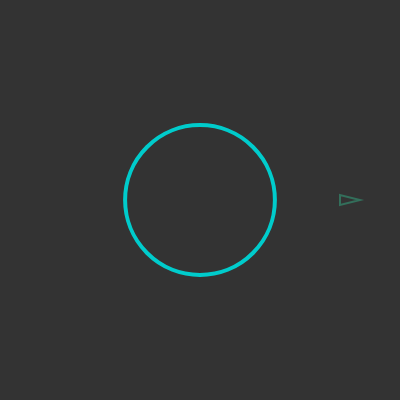
Frame 1 (no input)
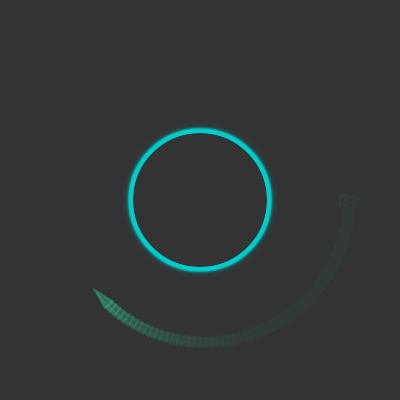
Frame 60 (no input)
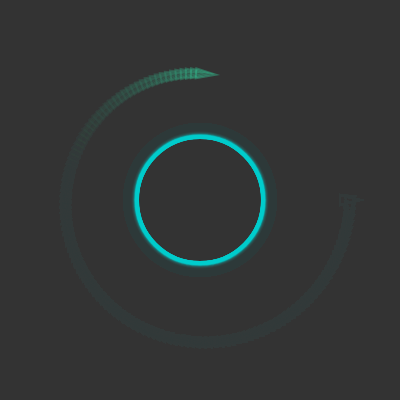
Frame 120 (the mouse pressed at the canvas centre since frame 60)

The p5.js sketch that drew these frames (run headless with seeded random() and noise() and a simulated clock; from frame 60 on, the mouse is pressed at the canvas centre):

// p5.js sketch
// ── sketch.js
"use strict";
let originx = 200;
let originy = 200;
let angle = 0;
let r = 150;
let direction = 1;
let mover;
function setup() {
    createControlledCanvas(400, 400);
    originx = width / 2;
    originy = height / 2;
    mover = PolarMover.createPolarMover(angle, r);
    background(51);
}
function draw() {
    let color2 = color(0, 204, 204, 255);
    //let color3 = color(204);
    if (runFlag) {
        background(51, 20);
        stroke(color2);
        noFill();
        strokeWeight(4);
        ellipseMode(CENTER);
        //draw polor sends push and pop
        translate(originx, originy);
        mover.setPosition(angle, r);
        mover.needsCartesian(drawMe);
        angle += 0.04;
        r -= 0.2 * direction;
        //console.log(r);
        if (r > width / 2) {
            direction = 1;
        }
        else if (r < 0) {
            direction = -1;
        }
        noFill();
        strokeWeight(4);
        ellipseMode(CENTER);
        ellipse(0, 0, r);
    }
}
function drawMe(x, y, a) {
    push();
    let color1 = color(51, 204, 153, 100);
    stroke(color1);
    strokeWeight(2);
    let size = 10; //mover.mass;
    push();
    translate(x, y);
    rotate(a);
    triangle(-size, -size / 2, -size, size / 2, size, 0);
    //point(x, y);
    pop();
    pop();
}
//# sourceMappingURL=sketch.js.map
// ── controller.js
"use strict";
// eslint-disable-next-line @typescript-eslint/ban-ts-comment
// @ts-nocheck
// eslint-disable-next-line no-var
var runFlag = true;
// eslint-disable-next-line @typescript-eslint/no-unused-vars
function createControlledCanvas(x, y) {
    // eslint-disable-next-line prefer-const
    let canvas = createCanvas(x, y);
    //let myParent = canvas.parent();
    // eslint-disable-next-line prefer-const
    let selection = select('#embedded-p5js');
    if (selection) {
        console.log(selection);
        runFlag = false;
        canvas.mouseOver(run);
        canvas.mouseOut(stop);
    }
    else {
        console.log("I am not embedded");
        runFlag = true;
    }
}
function run() {
    if (runFlag == false) {
        console.log('running');
        runFlag = true;
    }
}
function stop() {
    if (runFlag == true) {
        console.log('stopping');
        runFlag = false;
    }
}
function keyPressed() {
    if (keyCode === UP_ARROW) {
        if (runFlag) {
            runFlag = false;
        }
        else {
            runFlag = true;
        }
        ;
    }
}
// ── embed.html
<!DOCTYPE html>
<html lang="">

<!DOCTYPE html>
<html lang="en">
  <head>
    <script src="../../p5.min.js"></script>
    <script src="sketch.js"></script>
    <script src="controller.js"></script>
    <script src="datatypes.js"></script>
    <script src="quadtree.js"></script>
    <script src="particle.js"></script>
    <link rel="stylesheet" type="text/css" href="../../embed.css">
    <meta charset="utf-8" />
  </head><body><div id="embedded-p5js"></div></body></html>

// ── polarmover.js
"use strict";
class PolarMover {
    constructor(position) {
        this.position = position;
        this.origin = new Vector(0, 0);
        this.lastPosition = position;
        this.velocity = Vector.zero2D();
    }
    static createPolarMover(angle, magnitude) {
        return new PolarMover(Vector.createAngleVector(angle, magnitude));
    }
    updateVelocity() {
        this.velocity = this.position.subtracted(this.lastPosition);
    }
    updatePosition(dTheta, dMagnitude) {
        let change = Vector.createAngleVector(dTheta, dMagnitude);
        this.lastPosition = this.position.copy();
        this.position = this.position.added(change);
        this.updateVelocity();
    }
    setPosition(theta, magnitude) {
        this.lastPosition = this.position.copy();
        this.position = Vector.createAngleVector(theta, magnitude);
        this.updateVelocity();
    }
    needsCartesian(callback) {
        callback(this.position.x, this.position.y, this.velocity.angle());
    }
}
//# sourceMappingURL=polarmover.js.map
// ── vector.js
"use strict";
//https://www.robinwieruch.de/linear-algebra-matrix-javascript/
//A large chunck of this code is from the following tutorial. Great way to learn the map syntax! WooHoo!
//https://radzion.com/blog/linear-algebra/vectors
class Vector {
    constructor(...components) {
        this.scaledBy = (value) => {
            return new Vector(...this.components.map(component => component * value));
        };
        this.components = components;
    }
    static createAngleVector(angle, magnitude = 1) {
        if (magnitude < 0) {
            return Vector.createEqualAndOpposite(angle, Math.abs(magnitude));
        }
        return new Vector(cos(angle) * magnitude, sin(angle) * magnitude);
    }
    static createEqualAndOpposite(angle, magnitude = 1) {
        if (magnitude < 0) {
            return Vector.createAngleVector(angle, Math.abs(magnitude));
        }
        let newAngle = angle + Math.PI;
        return new Vector(cos(newAngle) * magnitude, sin(newAngle) * magnitude);
    }
    get x() { return this.components[0]; } //i-hat
    get y() { return this.components[1]; } //j-hat
    get z() { return this.components[2]; } //k-hat
    copy() { return new Vector(...this.components); }
    //add({ components }) //TypeScript had trouble with this?
    //ahhh this is the fix dotProduct({ components } : { components: number[] })
    //https://bobbyhadz.com/blog/typescript-binding-element-implicitly-has-an-any-type
    addedValues(...values) {
        return new Vector(...values.map((component, index) => this.components[index] + component));
    }
    added(other) {
        return new Vector(...other.components.map((component, index) => this.components[index] + component));
    }
    static added(lhs, rhs) {
        return new Vector(...rhs.components.map((component, index) => lhs.components[index] + component));
    }
    // add(...otherValues: number[]) {
    //     const oa = otherValues;
    //     if (this.values.length === oa.length) {
    //       let result: number[] = [];
    //       for(let key in this.values) {
    //         result[key] = this.values[key] + oa[key]
    //       }
    //       return new Vector(...result)
    //     }
    //   }
    subtractedValues(...values) {
        return new Vector(...values.map((component, index) => this.components[index] - component));
    }
    subtracted(other) {
        return new Vector(...other.components.map((component, index) => this.components[index] - component));
    }
    static subtracted(lhs, rhs) {
        return new Vector(...rhs.components.map((component, index) => lhs.components[index] - component));
    }
    normalized() { return this.scaledBy(1 / this.length()); }
    negated() { return this.scaledBy(-1); }
    length() { return Math.hypot(...this.components); }
    magnitude() { return Math.hypot(...this.components); }
    magnitudeSquared() {
        return this.components.reduce(function (sumSq, value) { return sumSq + (value ** 2); }, 0);
    }
    rotated(angle) {
        return Vector.rotated(this, angle);
    }
    static rotated(lhs, angle) {
        let l = lhs.length();
        let newAngle = lhs.angle() + angle;
        return Vector.createAngleVector(newAngle, l);
    }
    //only valid on 2D vectors
    angle() { return Math.atan2(this.y, this.x); }
    flippedVAngle() { return Math.atan2(-this.y, this.x); }
    flippedHAngle() { return Math.atan2(this.y, -this.x); }
    perpendicularAngle() { return Math.atan2(this.x, -this.y); } //compare to angle + PI/2
    deflectedIn() { return Math.atan2(this.x / 2, -this.y); } //45?
    inverseAngle() { return Math.atan2(-this.x, -this.y); } //compare to angle + PI
    //The dot product tells us how similar two vectors are to each other. 
    //It takes two vectors as input and produces a single number as an output.
    //The dot product between two vectors is the sum of the products of corresponding components.
    //citation: https://radzion.com/blog/linear-algebra/vectors
    dotProduct({ components }) {
        return components.reduce((acc, component, index) => acc + component * this.components[index], 0);
    }
    //If we take the dot product of two normalized vectors and the result is equal to one it means that they have the same direction. 
    //To compare two float numbers, we will use the areEqual function.
    //citation: https://radzion.com/blog/linear-algebra/vectors
    hasSameDirectionWith(other) {
        const dotProduct = this.normalized().dotProduct(other.normalized());
        return Vector.floatsAreEqual(dotProduct, 1);
    }
    hasOppositeDirectionTo(other) {
        const dotProduct = this.normalized().dotProduct(other.normalized());
        return Vector.floatsAreEqual(dotProduct, -1);
    }
    isPerpendicularTo(other) {
        const dotProduct = this.normalized().dotProduct(other.normalized());
        return Vector.floatsAreEqual(dotProduct, 0);
    }
    // 3D vectors only
    crossProduct({ components }) {
        return new Vector(this.components[1] * components[2] - this.components[2] * components[1], this.components[2] * components[0] - this.components[0] * components[2], this.components[0] * components[1] - this.components[1] * components[0]);
    }
    angleBetween(other) {
        return Vector.toDegrees(Math.acos(this.dotProduct(other) / (this.length() * other.length())));
    }
    projectOn(other) {
        const normalized = other.normalized();
        return normalized.scaledBy(this.dotProduct(normalized));
    }
    withLength(newLength) {
        return this.normalized().scaledBy(newLength);
    }
    equalTo({ components }) {
        return components.every((component, index) => Vector.floatsAreEqual(component, this.components[index]));
    }
}
//MATH HELPERS
//how small of a difference do we care about when doing comparisons. 
Vector.EPSILON = 0.00000001;
Vector.floatsAreEqual = (lhs, rhs, epsilon = Vector.EPSILON) => Math.abs(lhs - rhs) < epsilon;
Vector.toDegrees = (radians) => (radians * 180) / Math.PI;
Vector.toRadians = (degrees) => (degrees * Math.PI) / 180;
Vector.randomF = (scalar = 1) => { return (Math.random() - 0.5) * 2 * scalar; };
Vector.randomInRange = (min, max) => { return Math.random() * (max - min) + min; };
Vector.zero2D = () => { return new Vector(0, 0); };
Vector.random2D = (scalar = 1) => { return new Vector(Vector.randomF(scalar), Vector.randomF(scalar)); };
Vector.scaledBy = (lhs, value) => {
    return new Vector(...lhs.components.map(component => component * value));
};
//# sourceMappingURL=vector.js.map
